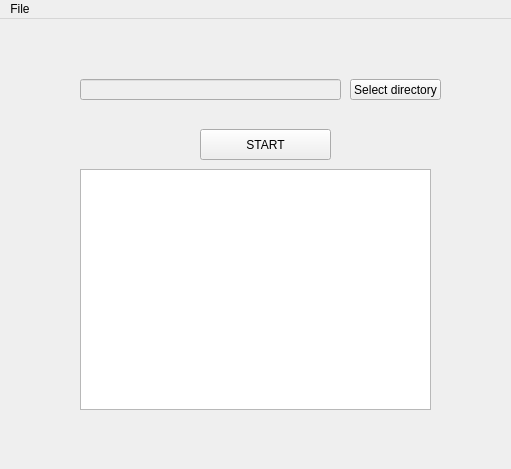
<?xml version="1.0" encoding="UTF-8"?>
<ui version="4.0">
 <class>MainWindow</class>
 <widget class="QMainWindow" name="MainWindow">
  <property name="geometry">
   <rect>
    <x>0</x>
    <y>0</y>
    <width>511</width>
    <height>469</height>
   </rect>
  </property>
  <property name="windowTitle">
   <string>MainWindow</string>
  </property>
  <widget class="QWidget" name="centralwidget">
   <widget class="QPlainTextEdit" name="pteOutput">
    <property name="geometry">
     <rect>
      <x>80</x>
      <y>150</y>
      <width>351</width>
      <height>241</height>
     </rect>
    </property>
   </widget>
   <widget class="QPushButton" name="pbStart">
    <property name="geometry">
     <rect>
      <x>200</x>
      <y>110</y>
      <width>131</width>
      <height>31</height>
     </rect>
    </property>
    <property name="text">
     <string>START</string>
    </property>
   </widget>
   <widget class="QLineEdit" name="leFolderPath">
    <property name="enabled">
     <bool>false</bool>
    </property>
    <property name="geometry">
     <rect>
      <x>80</x>
      <y>60</y>
      <width>261</width>
      <height>21</height>
     </rect>
    </property>
   </widget>
   <widget class="QPushButton" name="pbDir">
    <property name="geometry">
     <rect>
      <x>350</x>
      <y>60</y>
      <width>91</width>
      <height>21</height>
     </rect>
    </property>
    <property name="text">
     <string>Select directory</string>
    </property>
   </widget>
  </widget>
  <widget class="QMenuBar" name="menubar">
   <property name="geometry">
    <rect>
     <x>0</x>
     <y>0</y>
     <width>511</width>
     <height>20</height>
    </rect>
   </property>
   <widget class="QMenu" name="menuFile">
    <property name="title">
     <string>File</string>
    </property>
    <addaction name="actionQuit"/>
   </widget>
   <addaction name="menuFile"/>
  </widget>
  <action name="actionQuit">
   <property name="text">
    <string>Quit</string>
   </property>
  </action>
 </widget>
 <resources/>
 <connections>
  <connection>
   <sender>actionQuit</sender>
   <signal>triggered()</signal>
   <receiver>MainWindow</receiver>
   <slot>close()</slot>
   <hints>
    <hint type="sourcelabel">
     <x>-1</x>
     <y>-1</y>
    </hint>
    <hint type="destinationlabel">
     <x>399</x>
     <y>299</y>
    </hint>
   </hints>
  </connection>
 </connections>
</ui>
